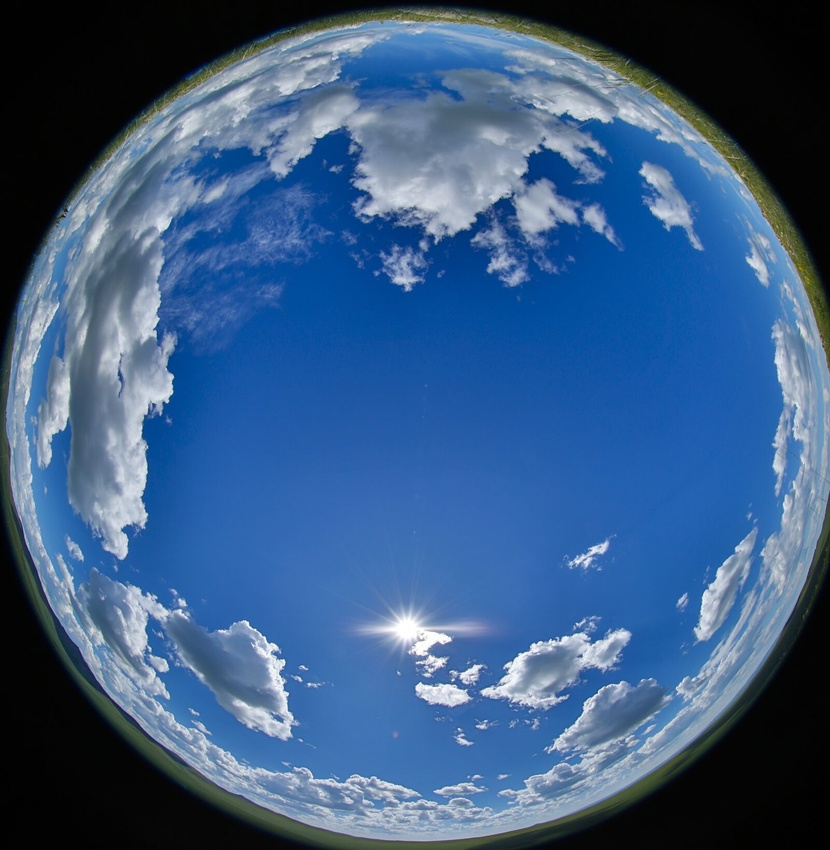
#> input picture data/fisheye_sky.jpg, 830 x 850 px, shrunk from 1600 x 1638 before the run
$ python main.py
#> lines starting #> are read from the running program, lines starting #| are printed output that depends on the picture; after the words box and inside, x2 and y2 are one past the last pixel; in counts of white or black regions, pixels touching at a corner belong together
import os
import cv2
import numpy as np
import matplotlib.pyplot as plt


IMAGE_PATH = "data/fisheye_sky.jpg"
OUTPUT_DIR = "output"

N_SECTORS = 36
N_RINGS = 5
FISHEYE_RADIUS_FACTOR = 0.48


def load_image(path):
    image = cv2.imread(path)

    if image is None:
        raise FileNotFoundError(
            f"Could not read image: {path}"
        )

    image_rgb = cv2.cvtColor(image, cv2.COLOR_BGR2RGB)
    gray = cv2.cvtColor(image, cv2.COLOR_BGR2GRAY)

    return image_rgb, gray


def create_polar_coordinates(gray):
    height, width = gray.shape

    cx = width / 2
    cy = height / 2

    y, x = np.indices((height, width))

    dx = x - cx
    dy = cy - y

    radius = np.sqrt(dx ** 2 + dy ** 2)

    theta = np.arctan2(dy, dx)
    theta = np.mod(theta, 2 * np.pi)

    return radius, theta


def create_fisheye_mask(gray, radius):
    height, width = gray.shape

    fisheye_radius = min(height, width) * FISHEYE_RADIUS_FACTOR

    mask = radius <= fisheye_radius

    return mask, fisheye_radius


def calculate_sector_brightness(
    gray,
    mask,
    theta
):
    sector_edges = np.linspace(
        0,
        2 * np.pi,
        N_SECTORS + 1
    )

    brightness = []

    for i in range(N_SECTORS):
        sector_mask = (
            mask
            & (theta >= sector_edges[i])
            & (theta < sector_edges[i + 1])
        )

        values = gray[sector_mask]

        if len(values) > 0:
            brightness.append(values.mean())
        else:
            brightness.append(np.nan)

    sector_centers = (
        sector_edges[:-1] + sector_edges[1:]
    ) / 2

    return sector_centers, np.array(brightness)


def calculate_spatial_matrix(
    gray,
    mask,
    radius,
    theta,
    fisheye_radius
):
    sector_edges = np.linspace(
        0,
        2 * np.pi,
        N_SECTORS + 1
    )

    ring_edges = np.linspace(
        0,
        fisheye_radius,
        N_RINGS + 1
    )

    spatial_matrix = np.full(
        (N_RINGS, N_SECTORS),
        np.nan
    )

    for ring_idx in range(N_RINGS):
        for sector_idx in range(N_SECTORS):

            region_mask = (
                mask
                & (radius >= ring_edges[ring_idx])
                & (radius < ring_edges[ring_idx + 1])
                & (theta >= sector_edges[sector_idx])
                & (theta < sector_edges[sector_idx + 1])
            )

            values = gray[region_mask]

            if len(values) > 0:
                spatial_matrix[
                    ring_idx,
                    sector_idx
                ] = values.mean()

    return spatial_matrix


def plot_original(image_rgb):
    plt.figure(figsize=(7, 7))

    plt.imshow(image_rgb)

    plt.title(
        "Original Fisheye Sky Image"
    )

    plt.axis("off")
    plt.tight_layout()

    plt.savefig(
        os.path.join(
            OUTPUT_DIR,
            "01_original_image.png"
        ),
        dpi=200
    )

    plt.show()


def plot_masked_brightness(
    gray,
    mask
):
    masked_gray = np.where(
        mask,
        gray,
        np.nan
    )

    plt.figure(figsize=(7, 7))

    plt.imshow(
        masked_gray
    )

    plt.colorbar(
        label="Pixel intensity"
    )

    plt.title(
        "Relative Spatial Brightness Distribution"
    )

    plt.axis("off")
    plt.tight_layout()

    plt.savefig(
        os.path.join(
            OUTPUT_DIR,
            "02_brightness_distribution.png"
        ),
        dpi=200
    )

    plt.show()


def plot_polar_brightness(
    sector_centers,
    brightness
):
    plt.figure(figsize=(8, 8))

    ax = plt.subplot(
        111,
        polar=True
    )

    ax.plot(
        sector_centers,
        brightness,
        marker="o"
    )

    ax.set_title(
        "Mean Relative Brightness by Direction",
        pad=20
    )

    plt.tight_layout()

    plt.savefig(
        os.path.join(
            OUTPUT_DIR,
            "03_polar_brightness.png"
        ),
        dpi=200
    )

    plt.show()


def plot_spatial_matrix(
    spatial_matrix
):
    plt.figure(figsize=(12, 5))

    plt.imshow(
        spatial_matrix,
        aspect="auto",
        origin="lower"
    )

    plt.colorbar(
        label="Mean pixel intensity"
    )

    plt.xlabel(
        "Azimuth sector"
    )

    plt.ylabel(
        "Radial ring"
    )

    plt.title(
        "Spatial Brightness Matrix"
    )

    plt.tight_layout()

    plt.savefig(
        os.path.join(
            OUTPUT_DIR,
            "04_spatial_matrix.png"
        ),
        dpi=200
    )

    plt.show()


def main():

    os.makedirs(
        OUTPUT_DIR,
        exist_ok=True
    )

    image_rgb, gray = load_image(
        IMAGE_PATH
    )
#> in load_image, image is the input picture: shape (850, 830, 3); mean B, G, R 132.1, 91.7, 58.1

    radius, theta = (
        create_polar_coordinates(
            gray
        )
    )
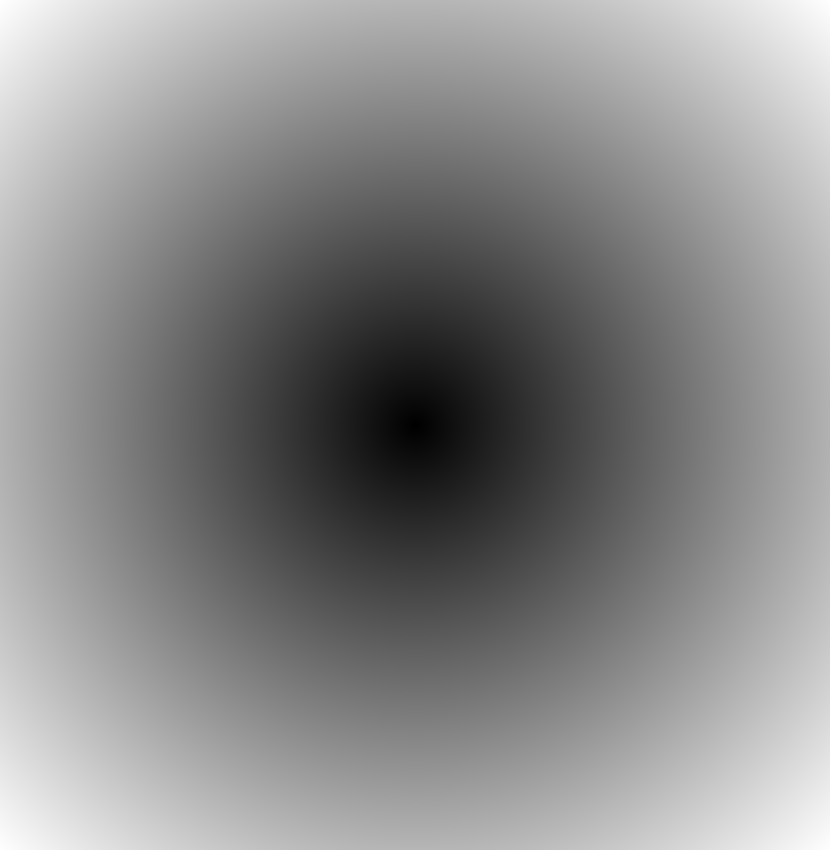
#> radius: shape (850, 830) float64; min 0, max 594, mean 321.4; drawn with min black and max white
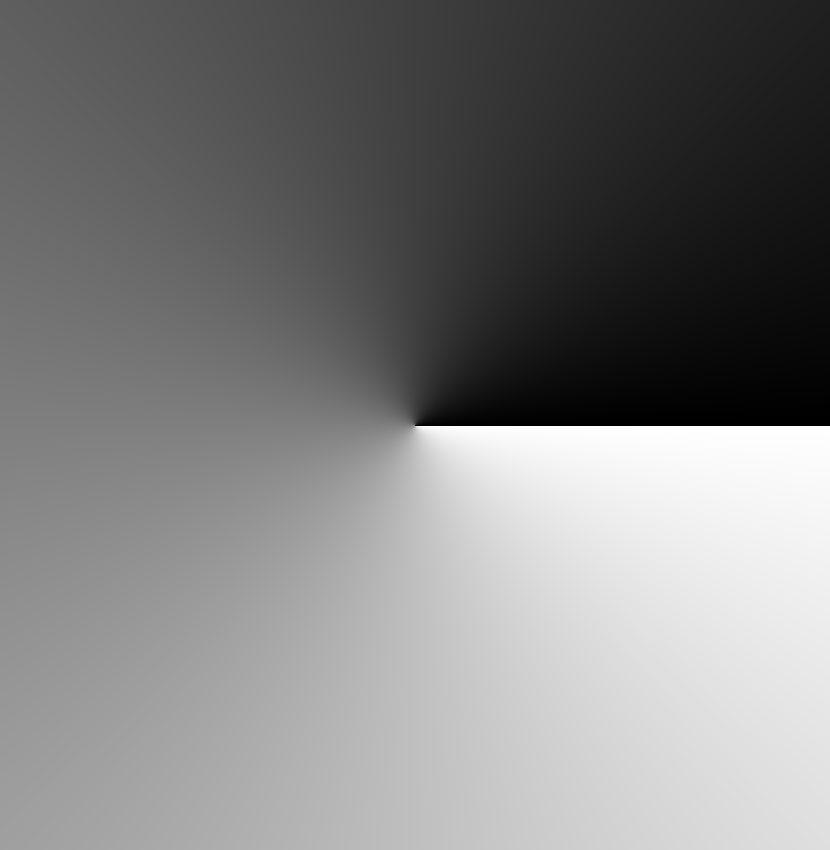
#> theta: shape (850, 830) float64; min 0, max 6.28, mean 3.14; drawn with min black and max white

    mask, fisheye_radius = (
        create_fisheye_mask(
            gray,
            radius
        )
    )
#> in create_fisheye_mask, `mask = radius <= fisheye_radius`:
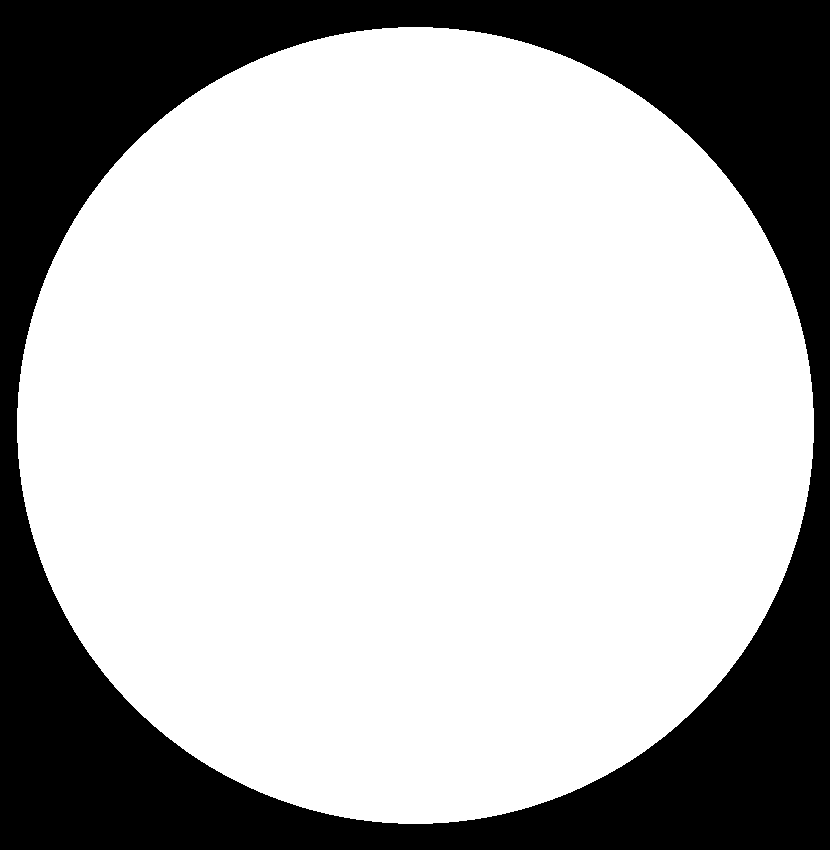
#> mask: shape (850, 830) bool; 70.7% white; 1 black region, box (x1, y1, x2, y2) and area: (0, 0, 830, 850) 206839
#> fisheye_radius = 398.4

    sector_centers, brightness = (
        calculate_sector_brightness(
            gray,
            mask,
            theta
        )
    )
#> the loop in calculate_sector_brightness, `for i in range(N_SECTORS):` made 36 passes
#> pass 3, in calculate_sector_brightness, `sector_mask = ( mask & (theta >= sector_edges[i]) & (theta < sector_ed..`:
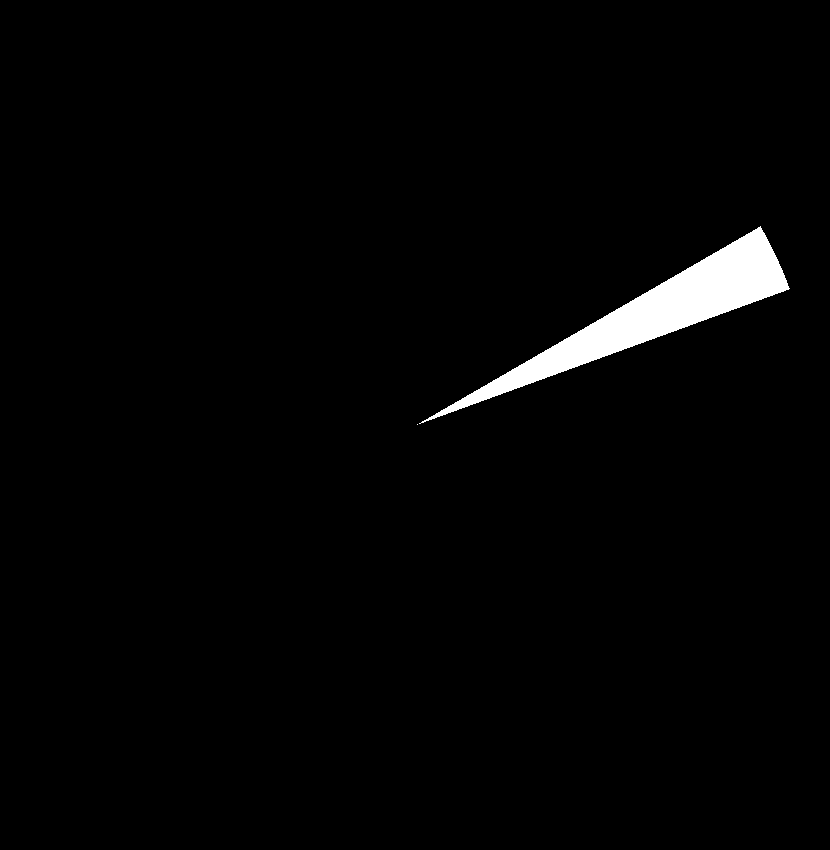
#> sector_mask: shape (850, 830) bool; 2% white; 2 white regions (1 under 20 px), largest, box (x1, y1, x2, y2) and area: (419, 226, 790, 424) 13846
#> after the loop in calculate_sector_brightness, `for i in range(N_SECTORS):`: brightness = 36 values, max 130.3 at index 27, min 82.99 at index 3, mean 106.5
#> sector_centers = 36 values from 0.0873 to 6.2

    spatial_matrix = (
        calculate_spatial_matrix(
            gray,
            mask,
            radius,
            theta,
            fisheye_radius
        )
    )

    plot_original(
        image_rgb
    )

    plot_masked_brightness(
        gray,
        mask
    )
#> in plot_masked_brightness, `masked_gray = np.where( mask, gray, np.nan )`:
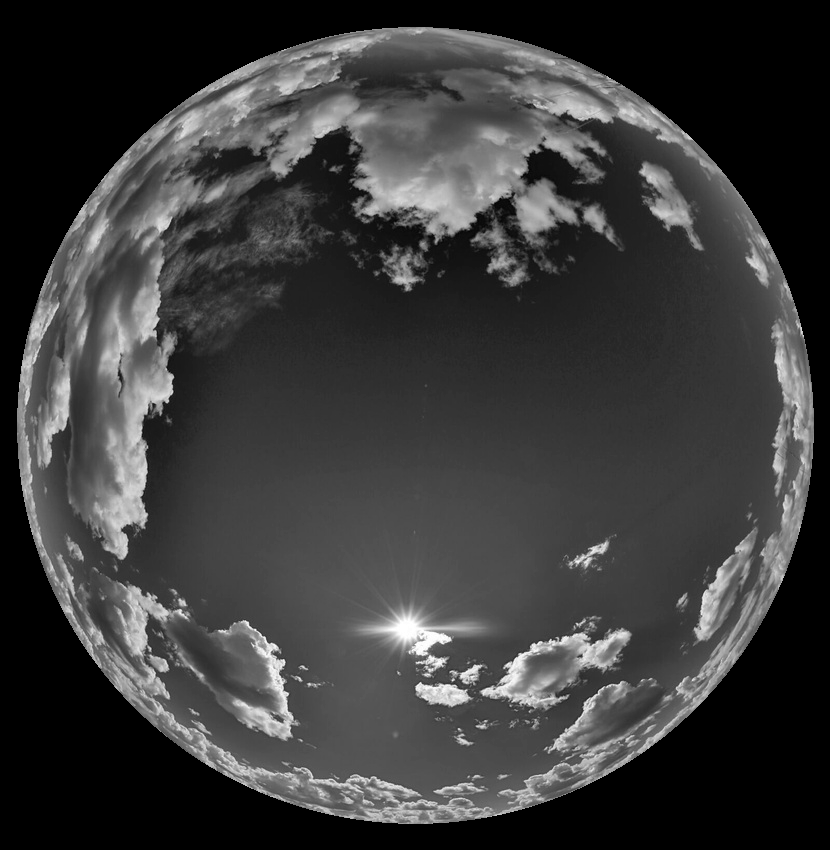
#> masked_gray: shape (850, 830) float64; 29.32% of the values are NaN or infinite; the others: min 35, max 255, mean 106.5; drawn with min black, max white, NaN and infinite black

    plot_polar_brightness(
        sector_centers,
        brightness
    )

    plot_spatial_matrix(
        spatial_matrix
    )
#> in plot_spatial_matrix, `plt.savefig( os.path.join( OUTPUT_DIR, "04_spatial_matrix.png" ), dpi=..`:
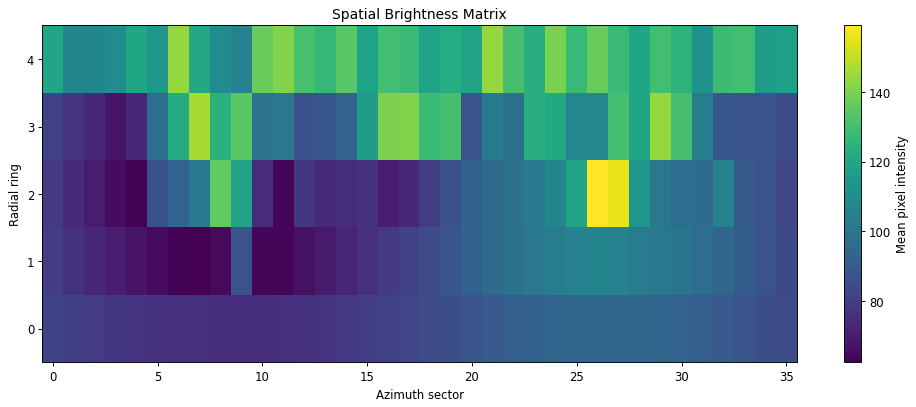
#> figure drawn by matplotlib, 2 panels

    print(
        "Analysis completed successfully."
    )

    print(
        f"Results saved in: {OUTPUT_DIR}"
    )


if __name__ == "__main__":
    main()
